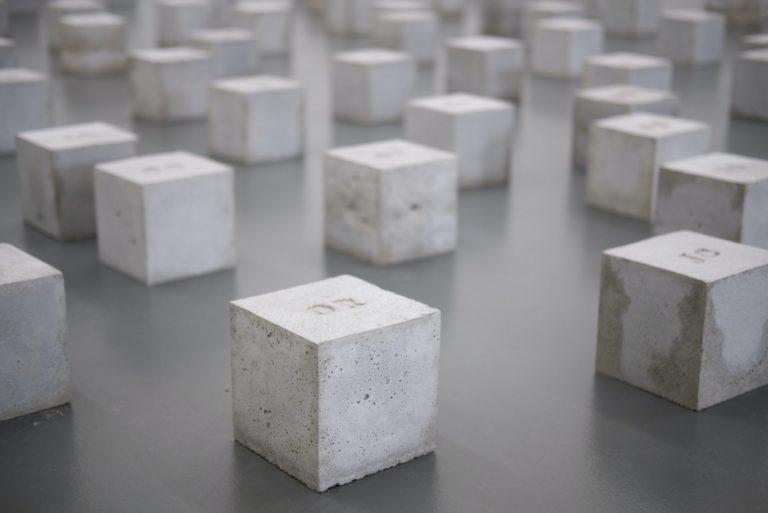
#> input picture images/boximage.jpg, 768 x 513 px, found by its file name; its folder holds only this picture in this run
$ python transform_img.py
#> lines starting #> are read from the running program, lines starting #| are printed output that depends on the picture
import os
import time
import numpy as np
import cv2


print("Transforming images...")
start_time = time.time()
s = np.array([[0.5, 0.0, 0.0], [0.0, 0.5, 0.0], [0.0, 0.0, 1.0]])

base_dir = os.path.join("..", "archive")
images_dir = os.path.join(base_dir, "images")

output_dir = os.path.join(base_dir, "transformed")
os.makedirs(output_dir, exist_ok=True)


image_paths = []
for f in os.listdir(images_dir):
    if f.endswith(".jpg"):
        full = os.path.join(base_dir, f"images/{f}")
        image_paths.append(os.path.abspath(full))

# [12 lines of commented-out code are left out]
image_paths_test = image_paths[:5]

for img_path in image_paths:
    if not os.path.exists(img_path):
        print(f"Not found, skipping: {img_path}")
        continue

    img = cv2.imread(img_path)
#> img is the input picture: shape (513, 768, 3); mean B, G, R 137.7, 135.1, 136
    if img is None:
        print(f"Failed to load, skipping: {img_path}")
        continue

    h, w = img.shape[:2]
#> h = 513; w = 768

    # Apply transform with warpPerspective
    scaled = cv2.warpPerspective(img, s, (w, h))
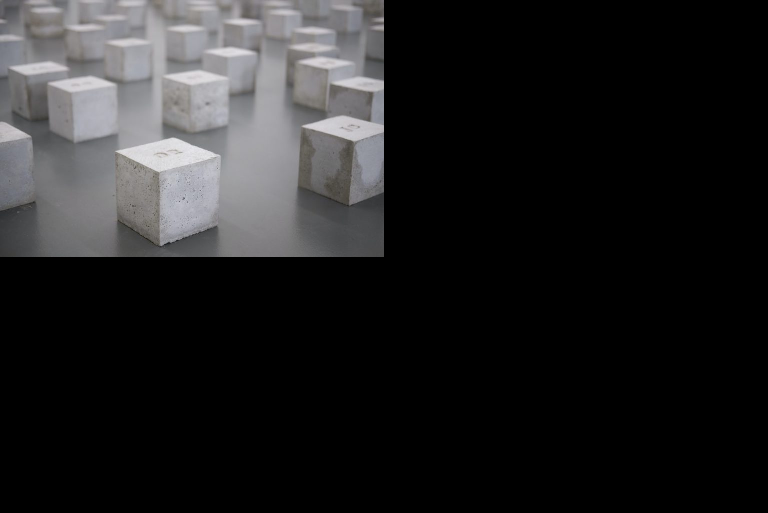
#> scaled: shape (513, 768, 3); mean B, G, R 34.5, 33.8, 34.1

    # Convert to grayscale
    gray = cv2.cvtColor(scaled, cv2.COLOR_BGR2GRAY)

    # Save new image
    filename = os.path.basename(img_path)
    name, ext = os.path.splitext(filename)
    new_filename = f"{name}_scaled{ext}"
    save_path = os.path.join(output_dir, new_filename)
    cv2.imwrite(save_path, gray)

    #print(f"Saved: {save_path}")

end_time = time.time()
elapsed = end_time - start_time

print("--- Done! ---")
print(f"It took {elapsed} s")
